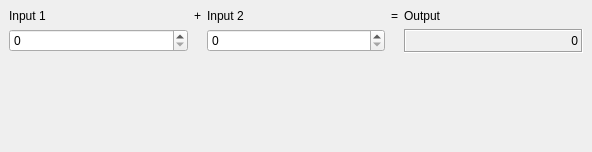
<?xml version="1.0" encoding="UTF-8"?>
<ui version="4.0">
 <class>CalculatorForm</class>
 <widget class="QWidget" name="CalculatorForm">
  <property name="geometry">
   <rect>
    <x>0</x>
    <y>0</y>
    <width>592</width>
    <height>152</height>
   </rect>
  </property>
  <property name="sizePolicy">
   <sizepolicy hsizetype="Preferred" vsizetype="Preferred">
    <horstretch>0</horstretch>
    <verstretch>0</verstretch>
   </sizepolicy>
  </property>
  <property name="windowTitle">
   <string>Calculator Form</string>
  </property>
  <layout class="QGridLayout">
   <property name="margin">
    <number>9</number>
   </property>
   <property name="spacing">
    <number>6</number>
   </property>
   <item row="0" column="0">
    <layout class="QGridLayout" name="gridLayout" rowstretch="0,0">
     <item row="1" column="4">
      <widget class="QLabel" name="outputWidget">
       <property name="sizePolicy">
        <sizepolicy hsizetype="MinimumExpanding" vsizetype="Fixed">
         <horstretch>0</horstretch>
         <verstretch>0</verstretch>
        </sizepolicy>
       </property>
       <property name="frameShape">
        <enum>QFrame::Box</enum>
       </property>
       <property name="frameShadow">
        <enum>QFrame::Sunken</enum>
       </property>
       <property name="text">
        <string>0</string>
       </property>
       <property name="alignment">
        <set>Qt::AlignAbsolute|Qt::AlignBottom|Qt::AlignCenter|Qt::AlignHCenter|Qt::AlignHorizontal_Mask|Qt::AlignJustify|Qt::AlignLeading|Qt::AlignLeft|Qt::AlignRight|Qt::AlignTop|Qt::AlignTrailing|Qt::AlignVCenter|Qt::AlignVertical_Mask</set>
       </property>
      </widget>
     </item>
     <item row="0" column="3">
      <widget class="QLabel" name="label_3_2">
       <property name="sizePolicy">
        <sizepolicy hsizetype="Fixed" vsizetype="Minimum">
         <horstretch>0</horstretch>
         <verstretch>0</verstretch>
        </sizepolicy>
       </property>
       <property name="text">
        <string>=</string>
       </property>
       <property name="alignment">
        <set>Qt::AlignCenter</set>
       </property>
      </widget>
     </item>
     <item row="0" column="0">
      <widget class="QLabel" name="label">
       <property name="sizePolicy">
        <sizepolicy hsizetype="MinimumExpanding" vsizetype="Minimum">
         <horstretch>0</horstretch>
         <verstretch>0</verstretch>
        </sizepolicy>
       </property>
       <property name="text">
        <string>Input 1</string>
       </property>
      </widget>
     </item>
     <item row="0" column="1">
      <widget class="QLabel" name="label_3">
       <property name="sizePolicy">
        <sizepolicy hsizetype="Fixed" vsizetype="Minimum">
         <horstretch>0</horstretch>
         <verstretch>0</verstretch>
        </sizepolicy>
       </property>
       <property name="text">
        <string>+</string>
       </property>
       <property name="alignment">
        <set>Qt::AlignCenter</set>
       </property>
      </widget>
     </item>
     <item row="1" column="0">
      <widget class="QSpinBox" name="inputSpinBox1">
       <property name="sizePolicy">
        <sizepolicy hsizetype="MinimumExpanding" vsizetype="Fixed">
         <horstretch>0</horstretch>
         <verstretch>0</verstretch>
        </sizepolicy>
       </property>
      </widget>
     </item>
     <item row="1" column="2">
      <widget class="QSpinBox" name="inputSpinBox2">
       <property name="sizePolicy">
        <sizepolicy hsizetype="MinimumExpanding" vsizetype="Fixed">
         <horstretch>0</horstretch>
         <verstretch>0</verstretch>
        </sizepolicy>
       </property>
      </widget>
     </item>
     <item row="0" column="4">
      <widget class="QLabel" name="label_2_2_2">
       <property name="sizePolicy">
        <sizepolicy hsizetype="MinimumExpanding" vsizetype="Minimum">
         <horstretch>0</horstretch>
         <verstretch>0</verstretch>
        </sizepolicy>
       </property>
       <property name="text">
        <string>Output</string>
       </property>
      </widget>
     </item>
     <item row="0" column="2">
      <widget class="QLabel" name="label_2">
       <property name="sizePolicy">
        <sizepolicy hsizetype="MinimumExpanding" vsizetype="Minimum">
         <horstretch>0</horstretch>
         <verstretch>0</verstretch>
        </sizepolicy>
       </property>
       <property name="text">
        <string>Input 2</string>
       </property>
      </widget>
     </item>
    </layout>
   </item>
   <item row="1" column="0">
    <spacer name="verticalSpacer">
     <property name="orientation">
      <enum>Qt::Vertical</enum>
     </property>
     <property name="sizeHint" stdset="0">
      <size>
       <width>20</width>
       <height>40</height>
      </size>
     </property>
    </spacer>
   </item>
  </layout>
 </widget>
 <resources/>
 <connections/>
</ui>
